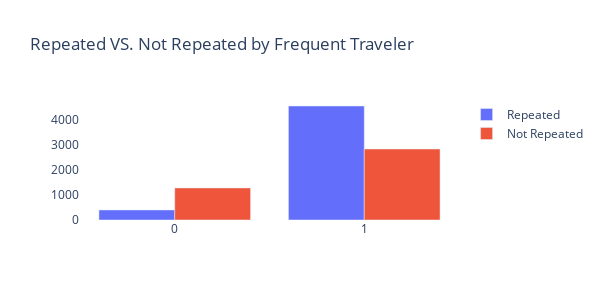

The notebook cell saved with this chart:
### Code cell
rep = data[data.Repeater == 1][["Frequent_Traveler","Repeater"]].groupby(["Frequent_Traveler"]).count().sort_values(by = "Repeater", ascending = False).reset_index() 
Nrep= data[data.Repeater == 0][["Frequent_Traveler","Repeater"]].groupby(["Frequent_Traveler"]).count().sort_values(by = "Repeater", ascending = False).reset_index()

pf_group = rep.merge(Nrep, left_on= "Frequent_Traveler", right_on="Frequent_Traveler" ).head()
fig = go.Figure(data=[ 
    go.Bar(name='Repeated', x=pf_group['Frequent_Traveler'], y=pf_group['Repeater_x']),
    go.Bar(name='Not Repeated', x=pf_group['Frequent_Traveler'], y=pf_group['Repeater_y'])

]) 

# Change the bar mode 
fig.update_layout(barmode="group",height=300, width=600, title_text="Repeated VS. Not Repeated by Frequent Traveler", plot_bgcolor="white")
fig.show()

### Figure 1 — Plotly figure (JSON) as saved in the notebook; plotly's stock layout.template omitted (floating-point values rounded to 4 significant figures)
{"data": [{"name": "Repeated", "type": "bar", "x": [1, 0], "y": [4568, 403]}, {"name": "Not Repeated", "type": "bar", "x": [1, 0], "y": [2844, 1285]}], "layout": {"barmode": "group", "height": 300, "plot_bgcolor": "white", "title": {"text": "Repeated VS. Not Repeated by Frequent Traveler"}, "width": 600}}
